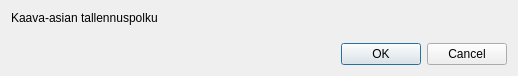
<?xml version="1.0" encoding="UTF-8"?>
<ui version="4.0">
 <class>Dialog</class>
 <widget class="QDialog" name="Dialog">
  <property name="geometry">
   <rect>
    <x>0</x>
    <y>0</y>
    <width>518</width>
    <height>76</height>
   </rect>
  </property>
  <property name="sizePolicy">
   <sizepolicy hsizetype="Preferred" vsizetype="Preferred">
    <horstretch>0</horstretch>
    <verstretch>0</verstretch>
   </sizepolicy>
  </property>
  <property name="maximumSize">
   <size>
    <width>16777215</width>
    <height>16777215</height>
   </size>
  </property>
  <property name="windowTitle">
   <string>Tallenna kaava JSON</string>
  </property>
  <layout class="QVBoxLayout" name="verticalLayout">
   <item>
    <layout class="QFormLayout" name="formLayout">
     <item row="0" column="0">
      <widget class="QLabel" name="plan_matter_label">
       <property name="text">
        <string>Kaava-asian tallennuspolku</string>
       </property>
      </widget>
     </item>
     <item row="0" column="1">
      <widget class="QgsFileWidget" name="plan_matter_file">
       <property name="dialogTitle">
        <string>Valitse kaava-asian tallennuspolku</string>
       </property>
       <property name="filter">
        <string>JSON Files (*.json)</string>
       </property>
       <property name="storageMode">
        <enum>QgsFileWidget::SaveFile</enum>
       </property>
      </widget>
     </item>
    </layout>
   </item>
   <item>
    <widget class="QDialogButtonBox" name="button_box">
     <property name="standardButtons">
      <set>QDialogButtonBox::Cancel|QDialogButtonBox::Ok</set>
     </property>
     <property name="centerButtons">
      <bool>false</bool>
     </property>
    </widget>
   </item>
  </layout>
 </widget>
 <customwidgets>
  <customwidget>
   <class>QgsFileWidget</class>
   <extends>QWidget</extends>
   <header>qgsfilewidget.h</header>
  </customwidget>
 </customwidgets>
 <resources/>
 <connections>
  <connection>
   <sender>button_box</sender>
   <signal>accepted()</signal>
   <receiver>Dialog</receiver>
   <slot>accept()</slot>
   <hints>
    <hint type="sourcelabel">
     <x>247</x>
     <y>85</y>
    </hint>
    <hint type="destinationlabel">
     <x>247</x>
     <y>53</y>
    </hint>
   </hints>
  </connection>
  <connection>
   <sender>button_box</sender>
   <signal>rejected()</signal>
   <receiver>Dialog</receiver>
   <slot>reject()</slot>
   <hints>
    <hint type="sourcelabel">
     <x>247</x>
     <y>85</y>
    </hint>
    <hint type="destinationlabel">
     <x>247</x>
     <y>53</y>
    </hint>
   </hints>
  </connection>
 </connections>
</ui>
